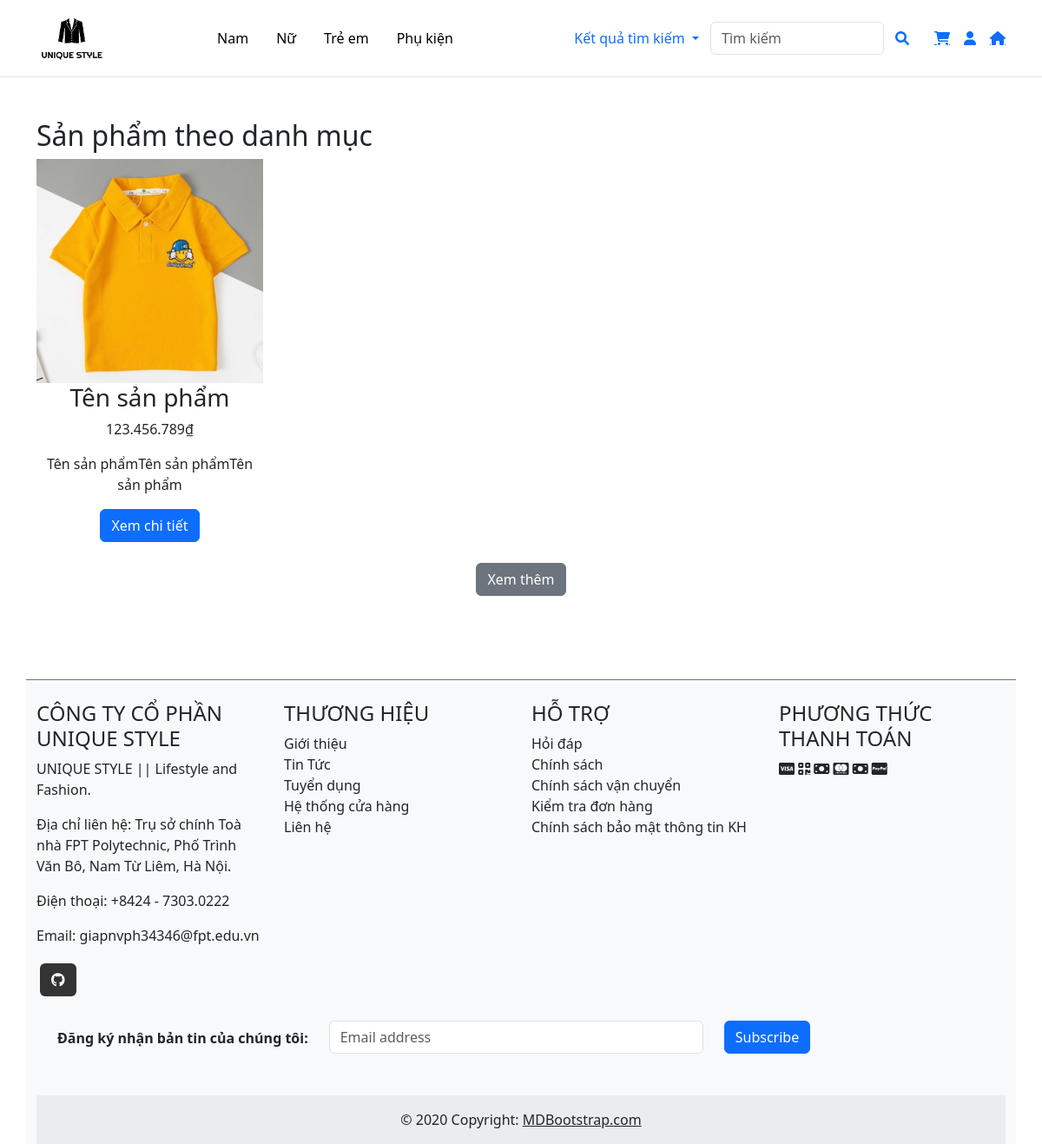
/client-page/index.php?act=danhmucnam&id=1, run on an earlier commit of the app's database.
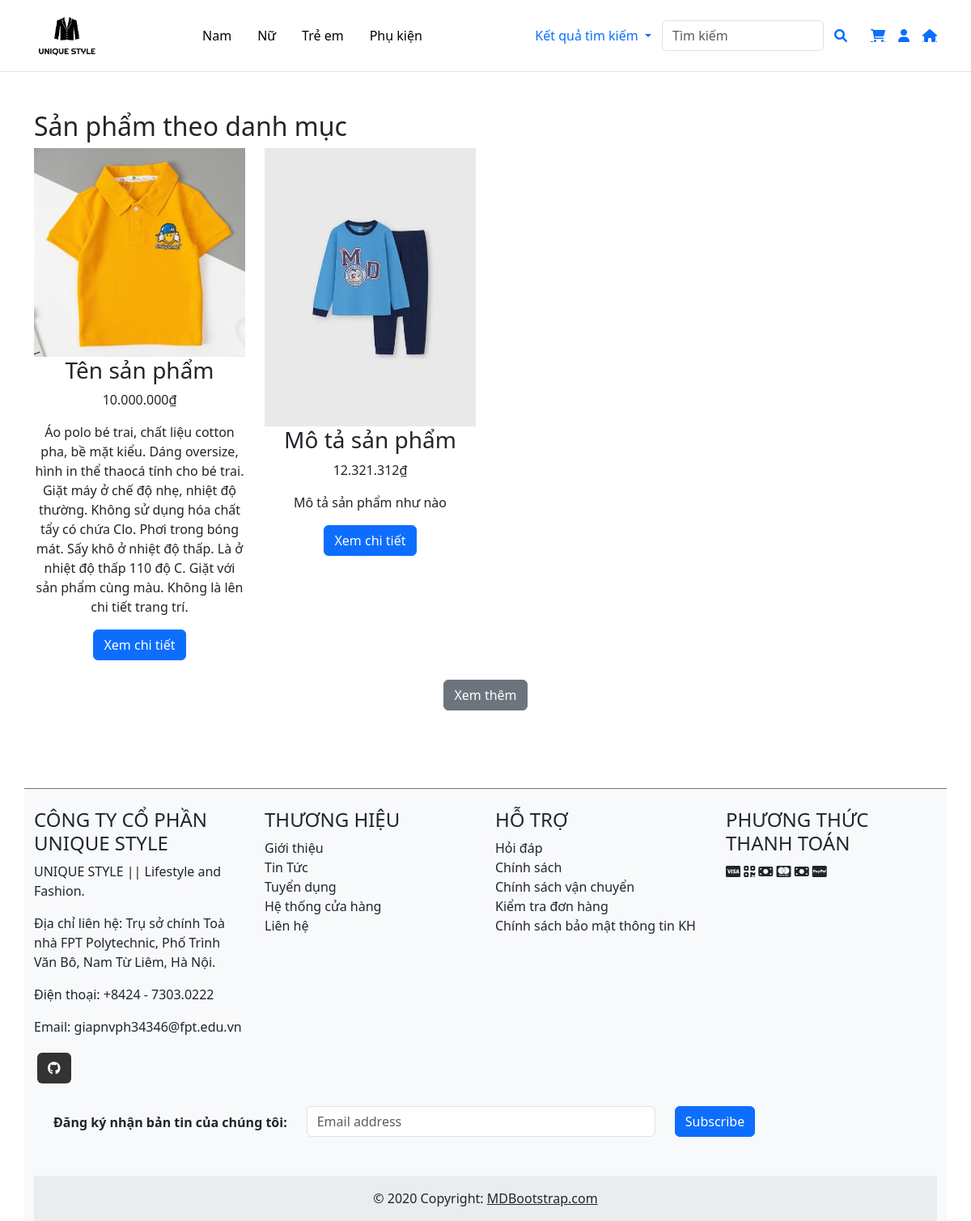
And on a later commit of the database.
### tables this page shows
CREATE TABLE `categories` (
  `CategoryID` int NOT NULL,
  `categoryName` varchar(100) NOT NULL
);

CREATE TABLE `products` (
  `id` int NOT NULL,
  `ProductName` varchar(100) NOT NULL,
  `Description` text NOT NULL,
  `Price` int NOT NULL,
  `CategoryID` int NOT NULL,
  `status` int NOT NULL,
  `image` text NOT NULL
);

### client-page/index.php (called while the page is built, shortened)
<?php
require_once '../common/function.php';
$router = new Router();
require_once '../controllers/navbar/DanhMucNamController.php';
require_once '../models/category.php';
require_once '../models/product/Product.php';
require_once '../controllers/PageController.php';
$act = $_GET['act'] ?? '/';
$router->add('/', 'PageController', 'index');
require_once '../routes/navbar/danhmuc_nam.php';
$router->dispatch($act);

### common/function.php (called while the page is built)
<?php
function connectDB()
{
    $host   = DB_HOST;
    $dbname = DB_NAME;
    try {
        $conn = new PDO(
            "mysql:host=$host; dbname=$dbname",
            DB_USERNAME,
            DB_PASSWORD
        );
        $conn->setAttribute(PDO::ATTR_ERRMODE, PDO::ERRMODE_EXCEPTION);
        $conn->setAttribute(PDO::ATTR_DEFAULT_FETCH_MODE, PDO::FETCH_ASSOC);
        return $conn;
    } catch (\PDOException $e) {
        echo 'lỗi kết nối cơ sở dữ liệu' . $e->getMessage();
    }
}
?>

### models/category.php (called while the page is built, shortened)
<?php
class CategoryManager
{
    private $conn;
    public function __construct()
    {
        $this->conn = connectDB();
    }
    public function showCategories()
    {
        $sql = "SELECT CategoryID, categoryName FROM categories";
        $stmt = $this->conn->query($sql);
        return $stmt->fetchAll(PDO::FETCH_ASSOC);
    }
    public function getCategoryById($CategoryID)
    {
        $query = "SELECT * FROM categories WHERE CategoryID = :CategoryID";
        $stmt = $this->conn->prepare($query);
        $stmt->bindParam(':CategoryID', $CategoryID, PDO::PARAM_INT);
        $stmt->execute();
        return $stmt->fetch(PDO::FETCH_ASSOC);
    }
    public function __destruct()
    {
        $this->conn = null;
    }
}

### models/product/product.php (called while the page is built, shortened)
<?php
class Product
{
    public $conn;
    public function __construct()
    {
        $this->conn = connectDB();
    }
    public function getProductsByCategoryId($categoryId)
    {
        $query = "SELECT * FROM products WHERE CategoryID = :categoryId AND status = 1";
        $stmt = $this->conn->prepare($query);
        $stmt->bindParam(':categoryId', $categoryId, PDO::PARAM_INT);
        $stmt->execute();
        return $stmt->fetchAll(PDO::FETCH_ASSOC);
    }
}

### client-page/views/category/danhmuc_nam.php (the view, shortened to what the changed rows need)
<section class="products py-5">
    <div class="container">
        <h2>Sản phẩm theo danh mục</h2>
        <div class="row row-cols-1 row-cols-md-4 g-4">
            <?php if (!empty($productsList) && count($productsList) > 0): ?>
                <?php foreach ($productsList as $product): ?>
                    <div class="col">
                        <div class="product-item text-center">
                            <img src="<?= $product['image']; ?>" class="img-fluid" alt="<?= htmlspecialchars($product['ProductName']); ?>">
                            <h3><?= htmlspecialchars($product['ProductName']); ?></h3>
                            <p><?= number_format($product['Price'], 0, ',', '.'); ?>₫</p>
                            <p><?= htmlspecialchars($product['Description']); ?></p>
                            <a href="product-detail.php?id=<?= $product['id']; ?>" class="btn btn-primary">Xem chi tiết</a>
                        </div>
                    </div>
                <?php endforeach; ?>
            <?php else: ?>
                <p>Không có sản phẩm trong danh mục này.</p>
            <?php endif; ?>
        </div>
    </div>
</section>

### client-page/views/header.php (shortened to what the changed rows need)
<!DOCTYPE html>
<html lang="en">
<head>
  <link rel="stylesheet" href="../client-page/public/styles.css">
  <link rel="stylesheet" href="https://cdnjs.cloudflare.com/ajax/libs/font-awesome/6.0.0-beta3/css/all.min.css" />
  <link href="https://cdn.jsdelivr.net/npm/bootstrap@5.3.0/dist/css/bootstrap.min.css" rel="stylesheet">
</head>
<body>
  <header class="top-header bg-white py-3 border-bottom">
    <div class="container d-flex justify-content-between align-items-center">
      <nav class="navbar">
        <ul class="nav">
          <?php if (!empty($latestCategorysHome) && count($latestCategorysHome) > 0): ?>
            <?php foreach ($latestCategorysHome as $category): ?>
              <li class="nav-item">
                <a href="?act=danhmucnam&id=<?= urlencode($category['CategoryID']); ?>" class="nav-link">
                  <?= htmlspecialchars($category['categoryName'], ENT_QUOTES, 'UTF-8'); ?>
                </a>
              </li>
            <?php endforeach; ?>
          <?php else: ?>
            <p>Hiện tại chưa có danh mục nào.</p>
          <?php endif; ?>
        </ul>
      </nav>
    </div>
  </header>

What changed in the data, as far as the page shows it:
changed products "Tên sản phẩm": Price "123.456.789" → "10.000.000"; Description "Tên sản phẩmTên sản phẩmTên sản phẩm" → "Áo polo bé trai, chất liệu cotton pha, bề mặt kiểu. Dáng oversize, hình in thể thaocá tính cho bé trai. Giặt máy ở chế độ nhẹ, nhiệt độ thường. Không sử dụng hóa chất tẩy có chứa Clo. Phơi trong bóng mát. Sấy khô ở nhiệt độ thấp. Là ở nhiệt độ thấp 110 độ C. Giặt với sản phẩm cùng màu. Không là lên chi tiết trang trí."
added products: image (picture), ProductName "Mô tả sản phẩm", Price "12.321.312", Description "Mô tả sản phẩm như nào"
